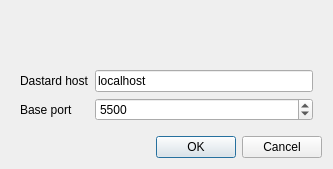
<?xml version="1.0" encoding="UTF-8"?>
<ui version="4.0">
 <class>HostPortDialog</class>
 <widget class="QDialog" name="HostPortDialog">
  <property name="windowModality">
   <enum>Qt::ApplicationModal</enum>
  </property>
  <property name="geometry">
   <rect>
    <x>0</x>
    <y>0</y>
    <width>333</width>
    <height>169</height>
   </rect>
  </property>
  <property name="windowTitle">
   <string>Select Dastard host and port</string>
  </property>
  <layout class="QVBoxLayout" name="verticalLayout">
   <item>
    <spacer name="verticalSpacer">
     <property name="orientation">
      <enum>Qt::Vertical</enum>
     </property>
     <property name="sizeHint" stdset="0">
      <size>
       <width>294</width>
       <height>10</height>
      </size>
     </property>
    </spacer>
   </item>
   <item>
    <widget class="QLabel" name="labelNIST">
     <property name="font">
      <font>
       <pointsize>18</pointsize>
      </font>
     </property>
     <property name="text">
      <string/>
     </property>
     <property name="pixmap">
      <pixmap>NIST_logo_tiny.png</pixmap>
     </property>
     <property name="scaledContents">
      <bool>false</bool>
     </property>
     <property name="alignment">
      <set>Qt::AlignCenter</set>
     </property>
     <property name="margin">
      <number>0</number>
     </property>
    </widget>
   </item>
   <item>
    <widget class="QWidget" name="hostportForm" native="true">
     <layout class="QFormLayout" name="formLayout">
      <property name="horizontalSpacing">
       <number>-1</number>
      </property>
      <property name="verticalSpacing">
       <number>-1</number>
      </property>
      <item row="0" column="0">
       <widget class="QLabel" name="hostLabel">
        <property name="text">
         <string>Dastard host</string>
        </property>
       </widget>
      </item>
      <item row="0" column="1">
       <widget class="QLineEdit" name="hostName">
        <property name="toolTip">
         <string>Choose the IP address or hostname where the Dastard server is running</string>
        </property>
        <property name="text">
         <string>localhost</string>
        </property>
       </widget>
      </item>
      <item row="1" column="0">
       <widget class="QLabel" name="portLabel">
        <property name="text">
         <string>Base port</string>
        </property>
       </widget>
      </item>
      <item row="1" column="1">
       <widget class="QSpinBox" name="basePortSpin">
        <property name="toolTip">
         <string>The default base port is 5500</string>
        </property>
        <property name="minimum">
         <number>1025</number>
        </property>
        <property name="maximum">
         <number>65535</number>
        </property>
        <property name="value">
         <number>5500</number>
        </property>
       </widget>
      </item>
     </layout>
    </widget>
   </item>
   <item>
    <widget class="QDialogButtonBox" name="buttonBox">
     <property name="orientation">
      <enum>Qt::Horizontal</enum>
     </property>
     <property name="standardButtons">
      <set>QDialogButtonBox::Cancel|QDialogButtonBox::Ok</set>
     </property>
    </widget>
   </item>
  </layout>
 </widget>
 <resources/>
 <connections>
  <connection>
   <sender>buttonBox</sender>
   <signal>rejected()</signal>
   <receiver>HostPortDialog</receiver>
   <slot>reject()</slot>
   <hints>
    <hint type="sourcelabel">
     <x>322</x>
     <y>141</y>
    </hint>
    <hint type="destinationlabel">
     <x>286</x>
     <y>274</y>
    </hint>
   </hints>
  </connection>
  <connection>
   <sender>buttonBox</sender>
   <signal>accepted()</signal>
   <receiver>HostPortDialog</receiver>
   <slot>accept()</slot>
   <hints>
    <hint type="sourcelabel">
     <x>254</x>
     <y>141</y>
    </hint>
    <hint type="destinationlabel">
     <x>157</x>
     <y>274</y>
    </hint>
   </hints>
  </connection>
 </connections>
</ui>
